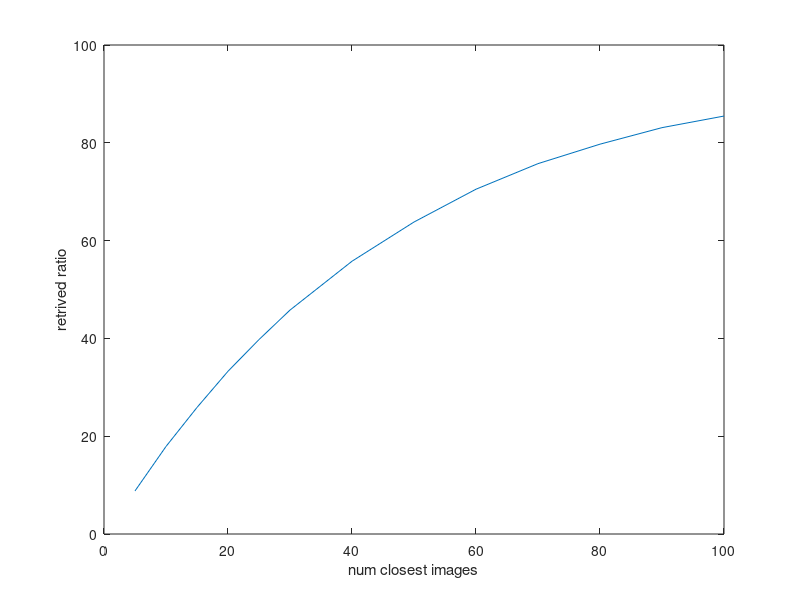

Write the MATLAB code that produced this figure.
clear; close all; clc;
ax = [5,10,15,20,25,30,40,50,60,70,80,90,100];
y=[8.8100,17.9000,25.8800,33.2800,39.7600,45.7900,55.7800,63.8000,70.5100,75.7400,79.7200,83.1000,85.4700];
figure;
plot(ax, y);
xlabel('num closest images');
ylabel('retrived ratio');